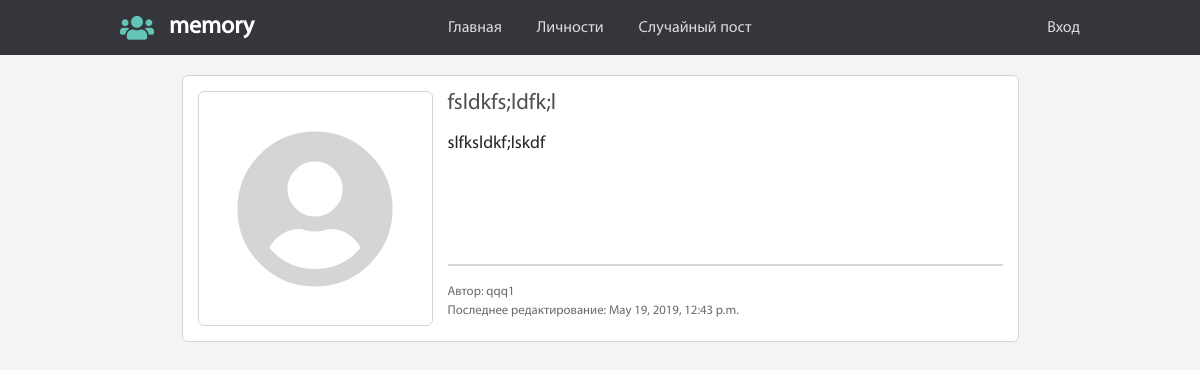
The app's page /post_detail/3/ with its own data.
### mysite/models.py (models this page shows, shortened)
class Post(models.Model):
    email = models.EmailField(verbose_name="email", db_index=True, blank=True)
    name = models.ForeignKey(User, on_delete=models.CASCADE, verbose_name="Имя", db_index=True, blank=True)
    second_name = models.CharField(verbose_name="Фамилия", max_length=150, db_index=True, blank=True)
    title = models.CharField(verbose_name="Заголовок", max_length=500)
    preview = models.CharField(verbose_name= "Тизер", max_length=500, blank=True, db_index=True)
    text_post = MarkdownxField(verbose_name= "Текст поста", blank=True, db_index=True)
    CHOICE_TO_STAR = (
        (True, 'Пост известной личности'),
        (False, 'Пост обычного пользователя'),
    )
    star = models.BooleanField(verbose_name="Настройка поста", choices=CHOICE_TO_STAR, default=False)
    date_pub = models.DateTimeField(verbose_name="Дата публикации", auto_now_add=True)
    date_modified = models.DateTimeField(verbose_name="Последнее изменение", auto_now=True)
    pictures = models.CharField(verbose_name="Ссылка на картинку", max_length=500, blank=True)
    class Meta:
        ordering = ["-date_modified"]
    def text_post_markdown(self):
        return markdownify(self.text_post)
    def get_preview(self):
        if not self.preview:
            return markdownify(self.text_post[:501]+"...")
        else:
            return self.preview
    def __str__(self):
        return self.title

### mysite/views.py (the view)
# urls.py: url(r'^post_detail/(?P<post_id>\d+)/$', v.post_detail, name='post_detail'),
def post_detail(request, post_id):
    post = get_object_or_404(Post, id=post_id)
    return render(request, 'mysite/post_detail.html', context={'post': post})

### mysite/templates/mysite/post_detail.html (shortened to what this page needs)
{% extends 'mysite/base_page.html' %}
{% load staticfiles %}
{% block css %}
  <link rel="stylesheet" href="{% static 'css/post.css' %}">
{% endblock %}
{% block content %}
<aside class="post">
  <section class="post__img">
    <i class="fas fa-user-circle"></i>
  </section>
  <section class="post__info">
    <h3>{{ post }}</h3>
    <p class="post__prev">{{ post.get_preview }}</p>
    <hr>
    <div class="post__nav">
      <div class="post__addition">
        <span>Автор: {{post.name}} {{ post.second_name }}</span></br>
        <span>Последнее редактирование: {{ post.date_modified }}</span>
      </div>
    </div>
  </section>
</aside>
{% endblock %}

### static/css/base.css (style rules this page uses)
:root { --izumrud: #64c4b8; }
body { background: #f4f4f4; font-family: "MyriadProRegular"; }

### mysite/static/css/post.css (style rules this page uses)
.post { background: #FFF; border-radius: 6px; border: 1px #d6d6d6 solid; padding: 15px; width: 90%; display: flex; flex-flow: row wrap; margin: 0 auto; margin-bottom: 15px; }
.post__img { display: block; min-width: 235px; height: 235px; margin-right: 15px; border: 1px #d6d6d6 solid; border-radius: 6px; }
.post__img .fas { font-size: 10rem; display: flex; justify-content: center; align-items: center; height: 100%; color: #d5d5d5; }
.post__info { display: block; width: auto; flex: 1; }
.post__info h3 { color: #4f4f4f; margin-bottom: 15px; font-size: 1.4rem; }
.post__prev { font-size: 1.1rem; line-height: normal; height: 49%; overflow: hidden; }
.post__info hr { border: 1px #d6d6d6 solid; }
.post__nav { display: flex; justify-content: space-between; }
.post__addition { font-size: .8rem; color: #6b6b6b; }

### records on screen
Post: title "fsldkfs;ldfk;l", get_preview "slfksldkf;lskdf", name "qqq1", date_modified "May 19, 2019, 12:43 p.m."
